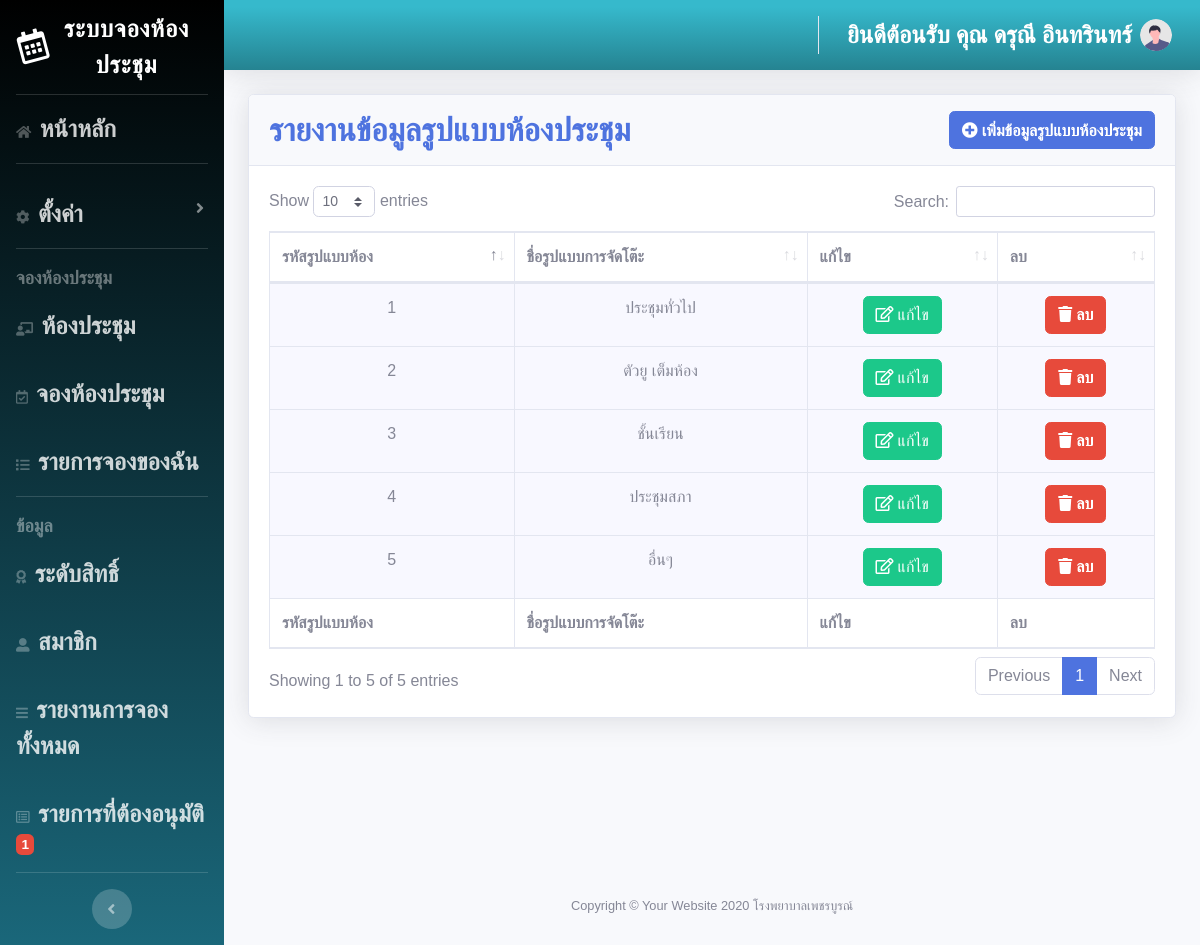
/meeting/showstyle.php (signed in), run on the app's committed database.
### tables this page shows
CREATE TABLE `style` (
  `st_id` int(10) NOT NULL,
  `st_name` varchar(100) NOT NULL
);

### meeting/showstyle.php (the view, shortened to what this page needs)
<?php
if (!$_SESSION['userid']) {
  header("Location: frm_login.php");
} else {
  include ('connect.php');
  $sql = "Select * from style "  ;
  $query = mysqli_query($con, $sql)
  or die ("3.ไม่สามารถประมวลผลคำสั่งได้").mysqli_error;
  ?>
  <!DOCTYPE html>
  <html lang="en">
  <head>
    <link href="vendor/fontawesome-free/css/all.min.css" rel="stylesheet" type="text/css">
    <link href="css/sb-admin-2.min.css" rel="stylesheet">
    <link href="vendor/datatables/dataTables.bootstrap4.min.css" rel="stylesheet">
  </head>
  <body id="page-top">
    <?php
    include "admin_menu.php";
    ?>
    <div class="container-fluid">
      <div class="card shadow mb-4">
        <div class="card-header py-3">
          <h6 class="m-0 font-weight-bold text-primary"><font size="6" face="TH SarabunPSK"> รายงานข้อมูลรูปแบบห้องประชุม </font><a href="frm_addstyle.php"><span class="btn btn-primary fa fas-plus float-right "><i class="fas fa-plus-circle"> เพิ่มข้อมูลรูปแบบห้องประชุม</i></a></h6>
          </div>
          <div class="card-body">
            <div class="table-responsive">
              <table class="table table-bordered" id="dataTable" width="100%" cellspacing="0">
                <thead>
                  <tr>
                    <th>รหัสรูปแบบห้อง</th>
                    <th>ชื่อรูปแบบการจัดโต๊ะ</th>
                    <th>แก้ไข</th>
                    <th>ลบ</th>
                  </tr>
                </thead>
                <tfoot>
                  <tr>
                    <th>รหัสรูปแบบห้อง</th>
                    <th>ชื่อรูปแบบการจัดโต๊ะ</th>
                    <th>แก้ไข</th>
                    <th>ลบ</th>
                  </tr>
                </tfoot>
                <tbody>
                  <?php
                  while ($rs=mysqli_fetch_array($query)){
                    ?>
                    <tr>
                      <td height="32" align="center" bgcolor="#F8F8FF"><?php echo "$rs[st_id]"; ?></td>
                      <td align="center" bgcolor="#F8F8FF"><?php echo "$rs[st_name]"; ?><?php echo "</a>"; ?></td>
                      <td align="center" bgcolor="#F8F8FF"><div align="center">
                        <?php echo "<a href=\"frm_editstyle.php?st_id=$rs[st_id]\">"; ?><span  class="btn btn-success   " > <i class="far fa-edit">  แก้ไข </i></a></div></td>
                          <td align="center" bgcolor="#F8F8FF"><div align="center">
                           <?php echo "<a href=\"frm_deletestyle.php?st_id=$rs[st_id]\">"; ?><span  class="btn btn-danger   " > <i class="fas fa-trash">  ลบ  </i></a></div></td>
                           </tr>
                           <?php
                         }
                         ?>
                       </tbody>
                     </table>
                   </div>
                 </div>
               </div>
             </div>
           </div>
           <?php
           include "foot1.php";
           ?>
         </div>
       </div>
                        </body>
                        </html>
                        <?php } ?>

### meeting/foot1.php (style rules this page uses)
body { font-family: "Poppins", sans-serif; background-color:#F8F8FF; height: 100vh; }

### data on the page
style: st_id "1", st_name "ประชุมทั่วไป"
style: st_id "2", st_name "ตัวยู เต็มห้อง"
style: st_id "3", st_name "ชั้นเรียน"
style: st_id "4", st_name "ประชุมสภา"
style: st_id "5", st_name "อื่นๆ"

### other printed values
$num "1"
$_SESSION['user'] "ดรุณี อินทรินทร์"
